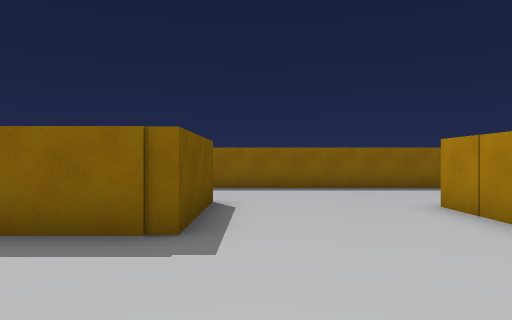
View 1 (above)

12 first-person views from a walk through a scene from a Unity 3-D project. The camera is 1.5 m above the floor, looks level and sees 70° across. The floor is counted in squares, 2 m on a side. Each view is taken from the middle of a square. On the plan, view 1 faces up. The plan holds only what a view shows up to about 11 squares ahead; the rest is blank. The place goes on beyond the plan. The player character is not drawn.

View 2
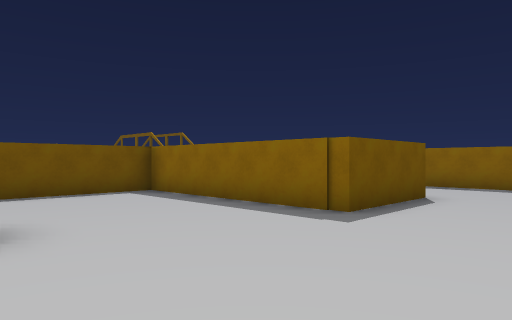

View 3
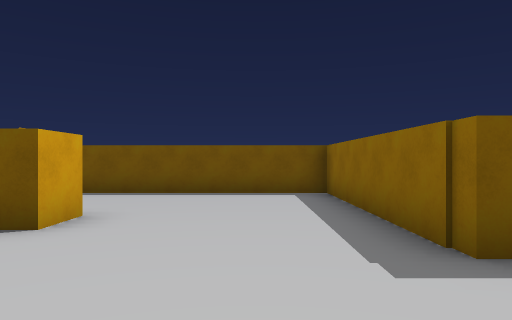

View 4
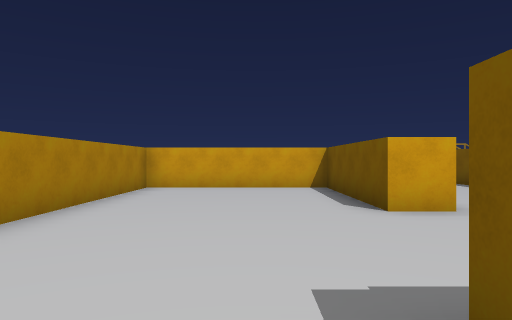

View 5
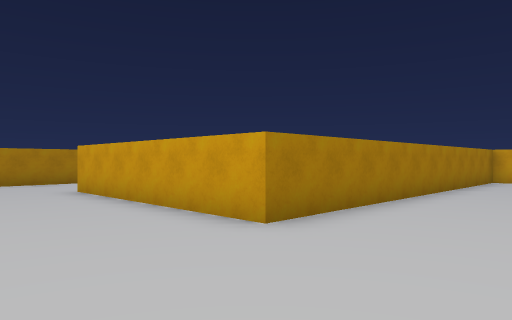

View 6
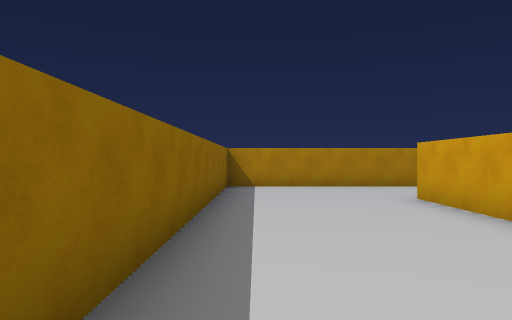

View 7
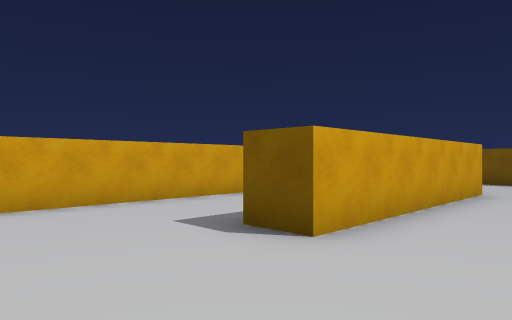

View 8
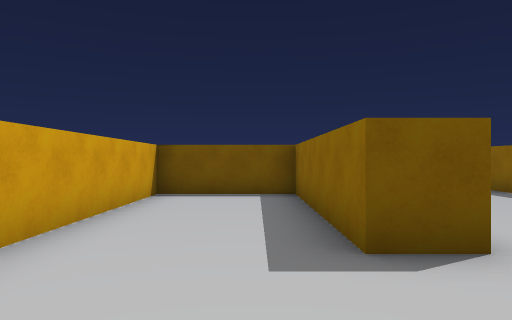

View 9
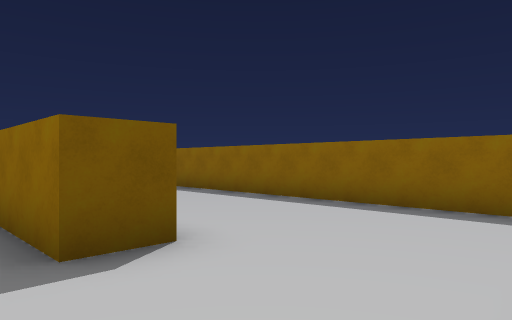

View 10
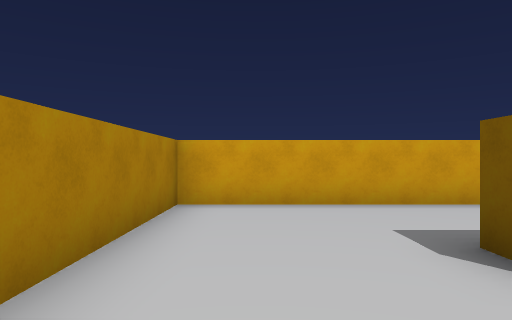

View 11
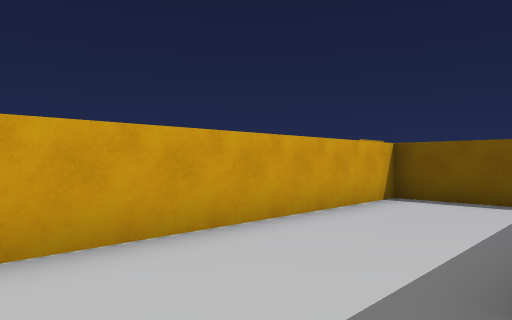

View 12
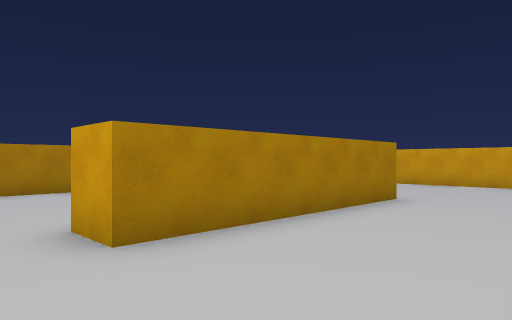

### Floor plan
Points are (right, up) in squares from view 1. A wall is a line through its corners. A room is listed if a view was taken in it or the views show most of it. See-through windows are left out.
Room 1 (views 1, 2, 3, 4, 5, 6, 7, 8, 9, 10, 11, 12)
walls: (-0.8, 6.6) (-0.8, 3.6) (-6.3, 3.6) (-6.3, -2); (-2.9, -6) (-2.9, -0.3) (-1.9, -0.3) (-1.9, -4.9) (3, -4.9) (3, 5.9) (9.1, 5.9) (9.1, 4.9) (4, 4.9) (4, 1.8) (12.3, 1.8) (12.3, 9.8) (-2, 9.8); (-4, -10.4) (-1.8, -10.4)

Positions as (right, up) in squares from view 1, and headings:
1: (0, 0), facing up
2: (2, -1), facing up-left
3: (2, 2), facing left
4: (0, 5), facing down
5: (0, 9), facing down-right
6: (2, 9), facing right
7: (12, 8), facing down-left
8: (12, 4), facing left
9: (12, 4), facing up-left
10: (11, 8), facing down
11: (11, 5), facing down-left
12: (-6, 1), facing down-right
